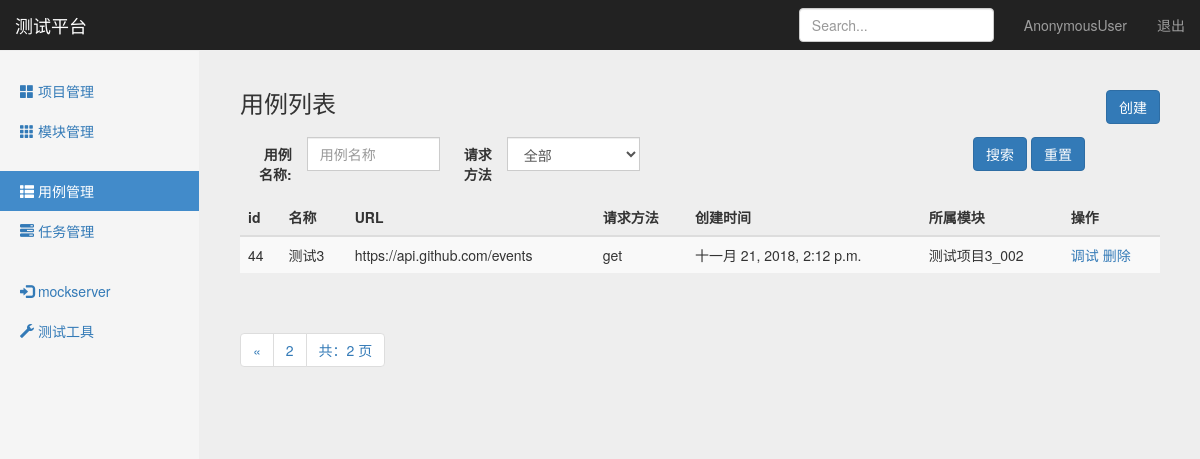
The app's page /interface/case_manage/?page=2, older data.
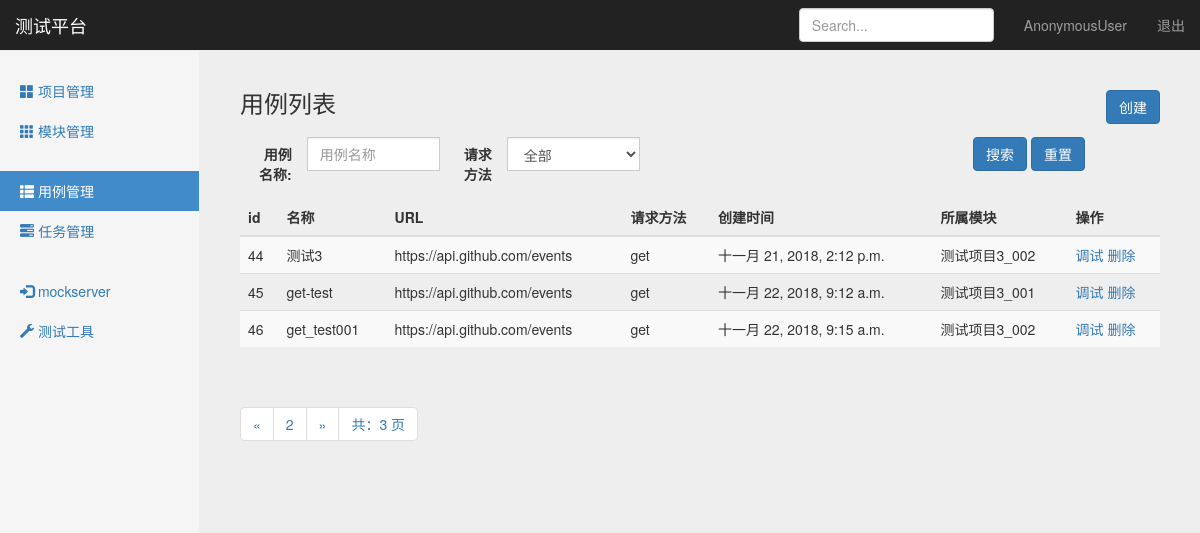
The same page, newer data.
### interface_app/models.py (models this page shows, shortened)
class TestCase(models.Model):
    module = models.ForeignKey(Module, on_delete=models.CASCADE)
    name = models.CharField("名称",max_length=100,blank=False,default="")
    url = models.TextField("URL",default="")
    req_method = models.CharField("方法", max_length=10,default="")
    req_type = models.CharField("参数类型", max_length=10, default="")
    req_header = models.TextField("header",  default="")
    req_parameter = models.TextField("参数", default="")
    resp_assert = models.TextField("验证", default="")
    create_time = models.DateTimeField("创建时间", auto_now=True)

### project_app/models.py (models this page shows)
class Module(models.Model):
    project = models.ForeignKey(Project,on_delete=models.CASCADE)
    name = models.CharField("名称", max_length=100, blank=False, default="")
    describe = models.TextField("描述", default="")
    create_time = models.DateTimeField("创建时间", auto_now=True)
    def __str__(self):
        return self.name

### interface_app/views/testcase_views.py (the view)
# urls.py: path('case_manage/',testcase_views.case_manage),
def case_manage(request):
    testcases = TestCase.objects.all().order_by("id")
    paginator = Paginator(testcases, 3)  #每页3条数据
    page = request.GET.get('page')
    try:
        contacts = paginator.page(page)
    except PageNotAnInteger:
        contacts = paginator.page(1)  # 如果页数不是整型, 取第一页
    except EmptyPage:
        contacts = paginator.page(paginator.num_pages)  #如果页数超出查询范围，取最后一页
    if request.method == 'GET':
        return render(request,"case_manage.html",{"type":"list","testcases":contacts})
    else:
        return HttpResponse("404")

### templates/case_manage.html (shortened to what this page needs)
{% extends "base.html" %}
{% block content %}
    <nav class="navbar navbar-inverse navbar-fixed-top">
      <div class="container-fluid">
        <div class="navbar-header">
          <a class="navbar-brand" href="#">测试平台</a>
        </div>
        <div id="navbar" class="navbar-collapse collapse">
          <ul class="nav navbar-nav navbar-right">
            <li><a href="#">{{ user }}</a></li>
            <li><a href="/logout">退出</a></li>
          </ul>
          <form class="navbar-form navbar-right">
            <input type="text" class="form-control" placeholder="Search...">
          </form>
        </div>
      </div>
    </nav>
    <div class="container-fluid">
      <div class="row">
        <div class="col-sm-3 col-md-2 sidebar">
          <ul class="nav nav-sidebar">
            <li><a href="/manage/project_manage/">
                <span class="glyphicon glyphicon-th-large"></span> 项目管理</a>
            </li>
            <li><a href="/manage/module_manage/">
                <span class="glyphicon glyphicon-th"></span> 模块管理</a>
            </li>
          </ul>
          <ul class="nav nav-sidebar">
            <li class="active"><a href="#">
                <span class="glyphicon glyphicon-th-list"></span> 用例管理</a>
            </li>
            <li><a href="/interface/task_manage/">
                <span class="glyphicon glyphicon-tasks"></span> 任务管理</a>
            </li>
          </ul>
          <ul class="nav nav-sidebar">
            <li><a href="#">
                <span class="glyphicon glyphicon-log-in"></span> mockserver</a>
            </li>
            <li><a href="#">
                <span class="glyphicon glyphicon-wrench"></span> 测试工具</a>
            </li>
          </ul>
        </div>
        {% if type == 'list' %}
        <div class="col-sm-9 col-sm-offset-3 col-md-10 col-md-offset-2 main">
          <h3 class="sub-header">用例列表
            <button type="button" class="btn btn-primary" id="CreateButton"
                    style="float: right;"
                    onclick="window.location.href='/interface/add_case/'">创建</button>
          </h3>
          <div class="table-responsive">
            <form method="get" class="form-horizontal" action="/interface/search_case_name/" data-bv-message="This value is not valid" data-bv-feedbackicons-valid="glyphicon glyphicon-ok" data-bv-feedbackicons-invalid="glyphicon glyphicon-remove" data-bv-feedbackicons-validating="glyphicon glyphicon-refresh">
              <div class="row margin-bottom-10 margin-top-10 text_field">
                <div class="col-lg-12 col-md-12 col-sm-12 col-xs-12" style="text-align: right;">
                    <div class="form-group col-lg-3 col-md-3 col-sm-3">
                      <label class="col-lg-4 col-md-4 col-sm-5 control-label no-padding-right" style=" padding-left: 13px;">用例名称:</label>
                      <div class="input-group col-lg-8 col-md-8 col-sm-7">
                        <input autocomplete="off" type="text" class="form-control" name="case_name" placeholder="用例名称">
                      </div>
                    </div>
                  <div class="form-group col-lg-3 col-md-3 col-sm-3" >
                    <label class="col-lg-4 col-md-5 col-sm-5 control-label no-padding-right">请求方法</label>
                    <div class="input-group col-lg-8 col-md-7 col-sm-7">
                      <select name="status" class="form-control" id="status">
                        <option value="" selected="">全部</option>
                      </select>
                    </div>
                  </div>
                  <div class="col-sm-6" style="text-align: right;">
                    <button type="submit" class="btn btn-primary margin-top-10">搜索</button>
                    <button type="submit" class="btn btn-primary margin-top-10">重置</button>
                  </div>
                </div>
              </div>
            </form>
            <table class="table table-striped" id="list">
              <thead>
                <tr>
                  <th>id</th>
                  <th>名称</th>
                  <th>URL</th>
                  <th>请求方法</th>
                  <th>创建时间</th>
                  <th>所属模块</th>
                  <th>操作</th>
                </tr>
              </thead>
              <tbody>
                {% for case in testcases %}
                <tr>
                  <td>{{ case.id }}</td>
                  <td>{{ case.name }}</td>
                  <td>{{ case.url }}</td>
                  <td>{{ case.req_method }}</td>
                  <td>{{ case.create_time }}</td>
                  <td>{{ case.module }}</td>
                  <td>
                      <a href="/interface/debug_case/{{ case.id }}/" id="update">调试</a>
                      <a href="/interface/delete_case/{{ case.id }}/" id="delete">删除</a>
                  </td>
                </tr>
                {% endfor %}
              </tbody>
            </table>
          </div>
            <div class="pagination">
                <span class="step-links">
                    <ul class="pagination">
                        {% if testcases.has_previous %}
                            <li><a href="?case_name={{ case_name }}&page={{ testcases.previous_page_number }}">&laquo;</a></li>
                        {% endif %}
                        <li><a href="#">{{ testcases.number }}</a></li>
                        {% if testcases.has_next %}
                            {% if case_name %}
                                <li><a href="?case_name={{ case_name }}&page={{ testcases.next_page_number }}">&raquo;</a></li>
                            {% else %}
                                <li><a href="?page={{ testcases.next_page_number }}">&raquo;</a></li>
                            {% endif %}
                        {% endif %}
                        <li><a href="#">共：{{ testcases.paginator.num_pages }} 页</a></li>
                    </ul>
                </span>
            </div>
        </div>
        {% endif %}
      </div>
    </div>
{% endblock %}

### templates/base.html (shortened to what this page needs)
<!DOCTYPE html>
<html lang="zh-CN">
  <head>
    {% load static %}
    <link rel="stylesheet" type="text/css" href="{% static "css/bootstrap.min.css" %}">
    <link rel="stylesheet" type="text/css" href="{% static "css/signin.css" %}">
    <link rel="stylesheet" type="text/css" href="{% static "css/dashboard.css" %}">
  </head>
  <body>
    {% block content %}{% endblock %}
  </body>
</html>

### static/css/signin.css (style rules this page uses)
body { padding-top: 40px; padding-bottom: 40px; background-color: #eee; }

### static/css/dashboard.css (style rules this page uses)
body { padding-top: 50px; }
.sub-header { padding-bottom: 10px; border-bottom: 1px solid #eee; }
.navbar-fixed-top { border: 0; }
.sidebar { display: none; }
@media (min-width: 768px) { .sidebar { position: fixed; top: 51px; bottom: 0; left: 0; z-index: 1000; display: block; padding: 20px; overflow-x: hidden; overflow-y: auto; background-color: #f5f5f5; border-right: 1px solid #eee; } }
.nav-sidebar { margin-right: -21px; margin-bottom: 20px; margin-left: -20px; }
.nav-sidebar > li > a { padding-right: 20px; padding-left: 20px; }
.nav-sidebar > .active > a, .nav-sidebar > .active > a:hover, .nav-sidebar > .active > a:focus { color: #fff; background-color: #428bca; }
.main { padding: 20px; }
@media (min-width: 768px) { .main { padding-right: 40px; padding-left: 40px; } }

Row changes from the older to the newer data that the page shows:
added TestCase: id "45", name "get-test", url "https://api.github.com/events", req_method "get", create_time "十一月 22, 2018, 9:12 a.m.", module "测试项目3_001"
added TestCase: id "46", name "get_test001", url "https://api.github.com/events", req_method "get", create_time "十一月 22, 2018, 9:15 a.m.", module "测试项目3_002"
Text that changed along with them:
{{ testcases.paginator.num_pages }}: "2" → "3"
